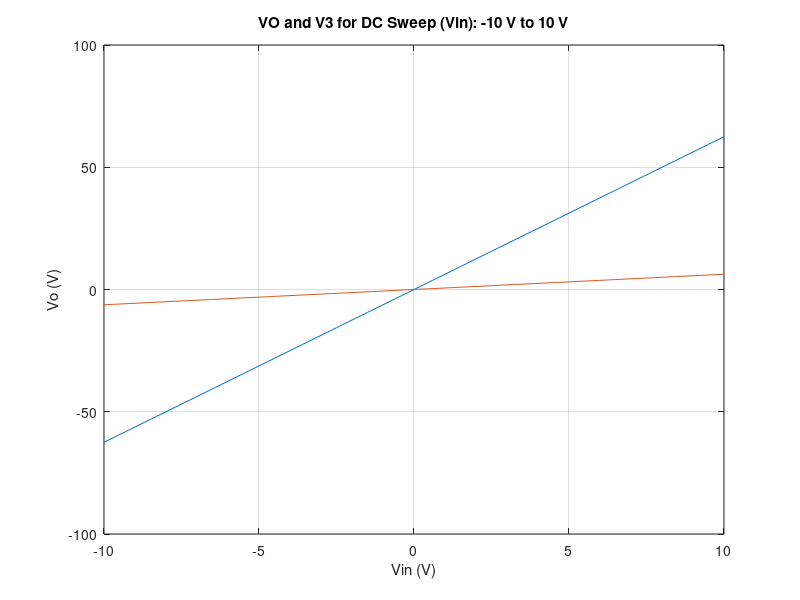
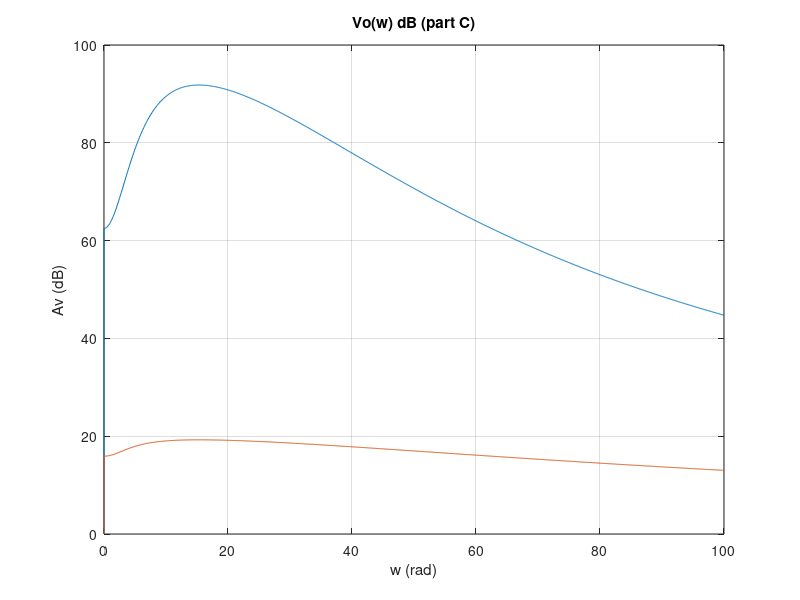
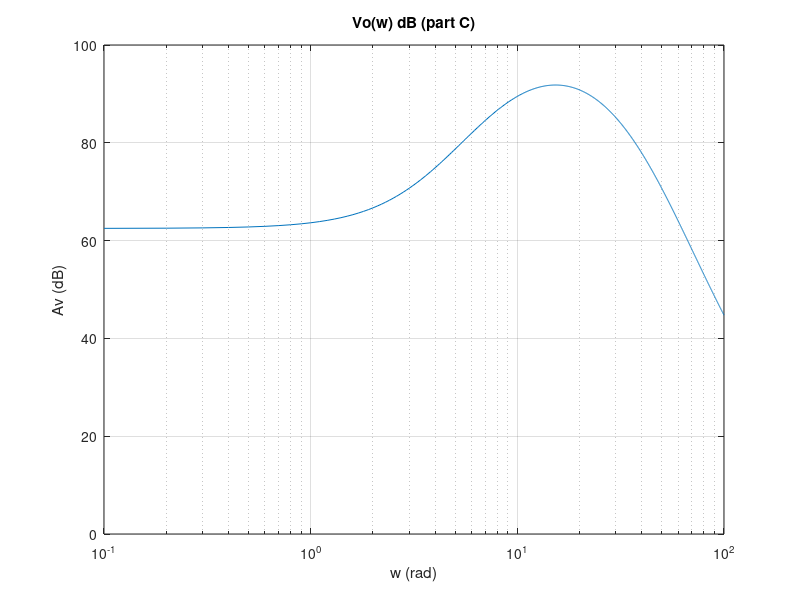
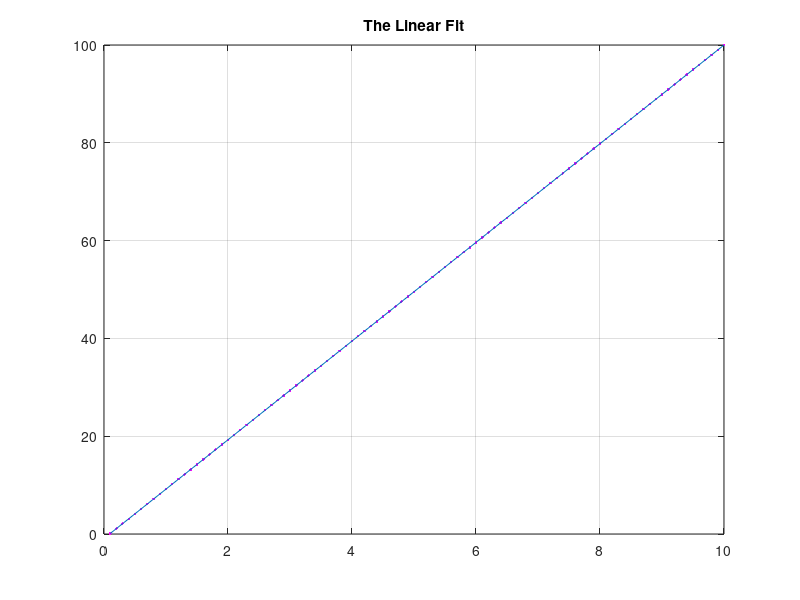

The MATLAB script that drew these images, in order: (Note: this script raises an error after producing the figures.)
% Name: Oritseserundede Eda 
% Student Number: 100993421
% Assignment 4

clc
clear
clearvars
set(0,'DefaultFigureWindowStyle','docked')
% First we determine the time steps for each current case within the range
% of the applied voltage from 0.1 to 10V

voltage = linspace(0.1, 10);
current = linspace(0.1, 100);

% We take a polyp_fit of 1st order for the linear p_fit 
p = polyfit(voltage, current, 1);
p_fit = p(1)*voltage+p(2);

% The R3 resistor taking the resistance value from the slope of the linear
% fit 
R3 = p(1);
figure(22)
plot(voltage, current, 'm.')
hold on
plot(voltage, p_fit)
title('The Linear Fit')
grid on

% Part 3: Programmed circuit formulation 
clc
clear
clearvars
set(0,'DefaultFigureWindowStyle','docked')

G = zeros(6, 6); 
% Resistances values:
R1 = 1;
R2 = 2;
R3 = 10;
R4 = 0.1; 
R0 = 1000; 

% Conductances values:
G1 = 1/R1;
G2 = 1/R2;
G3 = 1/R3;
G4 = 1/R4;
G0 = 1/R0;

% Additional Parameters:
vi = zeros(100, 1);
vo = zeros(100, 1);
v3 = zeros(100, 1);
a = 100;
C_val = 0.25;
L = 0.2;

G(1, 1) = 1;                                        
G(2, 1) = G1; G(2, 2) = -(G1 + G2); G(2, 6) = -1;   
G(3 ,3) = -G3; G(3, 6) = 1;                       
G(4, 3) = -a*G3; G(4, 4) = 1;                        
G(5, 5) = -(G4+G0); G(5, 4) = G4;
G(6, 2) = -1; G(6, 3) = 1;                


C = zeros(6, 6);
C(2, 1) = C_val; C(2, 2) = -C_val;
C(6, 6) = L;

F = zeros(6, 1);
v = 0;

for vin = -10:0.1:10
    v = v + 1;
    F(1) = vin;
    Vm = G\F;
    vi(v) = vin;
    vo(v) = Vm(5);
    v3(v) = Vm(3);
end

figure(1)
plot(vi, vo);
hold on;
plot(vi, v3);
title('VO and V3 for DC Sweep (Vin): -10 V to 10 V');
xlabel('Vin (V)')
ylabel('Vo (V)')
grid on
vo2 = zeros(1000, 1); 
W = zeros(1000, 1);
Avlog = zeros(1000, 1);

for freq = linspace(0, 100, 1000)
    v = v+1;
    Vm2 = (G+1j*freq*C)\F;
    W(v) = freq;
    vo2(v) = norm(Vm2(5));
    
    Avlog(v) = 20*log10(norm(Vm2(5))/10);
end 
    
figure(3)
plot(W, vo2)
hold on;
plot(W, Avlog)
grid on
title('Vo(w) dB (part C)')
xlabel('w (rad)')
ylabel('Av (dB)')

figure(4)
semilogx(W,vo2)
title('Vo(w) dB (part C)')
xlabel('w (rad)')
ylabel('Av (dB)')
grid on

w = pi;
CC = zeros(1000,1);
GG = zeros(1000,1);

for i = 1:1000
    crand = C_val + 0.05*randn();
    C(2, 1) = crand; 
    C(2, 2) = -crand;
    C(3, 3) = L;
    Vm3 = (G+(1i*w*C))\F;
    CC(i) = crand;
    GG(i) = 20*log10(abs(Vm3(5))/10);
end

figure(5)
histogram(CC)
grid on
figure(6)
grid on
hist(GG)

clc
clear
clearvars
set(0,'DefaultFigureWindowStyle','docked')

% Transient simulation parameters 
R1 = 1;
R2 = 2;
C = 0.25;
L = 0.2;
R3 = 10;
a = 100;
R4 = 0.1;
R0 = 1000;
G = zeros(7,7);
Cm = zeros(7,7);

% Conductance values
G(1,1) = 1; 
G(2,1) = -1/R1;
G(2,2) = 1/R1 + 1/R2;
G(2,6) = 1;
G(3,3) = 1/R3;
G(3,6) = -1;
G(4,3) = 1/R3;
G(4,7) = -1;
G(5,4) = -1/R4;
G(5,5) = 1/R4 + 1/R0;
G(6,2) = 1;
G(6,3) = -1;
G(7,4) = 1;
G(7,7) = -a;

% Capacitance value
Cm(2,1) = -C;
Cm(2,2) = C;
Cm(6,6) = -L;
V1 = zeros(7,1);
V2 = zeros(7,1);
V3 = zeros(7,1);
vn_1(1) = 0;
vn_2(1) = 0;
vn_3(1) = 0;
del = 0.001;
A = (Cm/del) + G;
F_index1 = zeros(7,1);
F_index2 = zeros(7,1);
F_index33 = zeros(7,1);
vo_3(1) = 0;
vo_2(1) = 0;
vo_3(1) = 0;

i = 1;
for j = del:del:1
    if j >= 0.03
        F_index1(1) = 3;
    end
    F_index2(1) = sin(2*pi*j/0.03);
    F_index33(1) = exp(-0.5*((j - 0.06)/0.03)^2);
    V1 = A\(Cm*V1/del + F_index1);
    V2 = A\(Cm*V2/del + F_index2);
    V3 = A\(Cm*V3/del + F_index33);
    vn_1(i+1) = V1(1);
    vn_2(i+1) = V2(1);
    vn_3(i+1) = V3(1);
    vo_3(i+1) = V1(5);
    vo_2(i+1) = V2(5);
    vo_3(i+1) = V3(5);
    i = i+1;
end

figure(7)
plot(0:del:1,vn_1,'b')
hold on
plot(0:del:1,vo_3,'m')
title('Voltage vs time')
xlabel('time (s)')
ylabel('Voltage')
legend('input','output')
grid on
figure(8)
plot(0:del:1,vn_2,'b')
hold on
plot(0:del:1,vo_2,'m')
title('Voltage vs time')
xlabel('time (s)')
ylabel('Voltage')
legend('input','output')
grid on
figure(9)
plot(0:del:1,vn_3,'b')
hold on
plot(0:del:1,vo_3,'m')
title('Voltage vs time')
xlabel('time (s)')
ylabel('Voltage')
legend('input','output')
grid on

% Convert to frequency domain by taking the fourier transform
step_in = fft(vn_1); %fft -> Fast fourier transform
P_mag2_in = abs(step_in/1000);
P_1_in = P_mag2_in(1:1000/2+1);
P_1_in(2:end-1) = 2*P_1_in(2:end-1);
sample_f = (1/del)*(0:(1000/2))/1000;
% Plot figure 
figure(10)
plot(sample_f,P_1_in,'b')
step_out = fft(vo_3);
P2_out = abs(step_out/1000);
P1_out = P2_out(1:1000/2+1);
P1_out(2:end-1) = 2*P1_out(2:end-1);
sample_f = (1/del)*(0:(1000/2))/1000;
hold on
plot(sample_f,P1_out,'m')
title('Frequency Plot for Step-Input')
xlabel('Frequency (Hz)')
ylabel('Amplitude')
ylim([0 3])
legend('input','output')
grid on
% The Fourier transform gives a sine function, which makes sense because we
% are dealing with a step-signal. The filter acts like a low-pass filter with the high frequencies attenuated. 

% Taking the fourier tranform of the input voltage signal 
step_in = fft(vn_2);
P_mag2_in = abs(step_in/1000);
P_1_in = P_mag2_in(1:1000/2+1);

%The end spectrum is found and multiplied by 2
P_1_in(2:end-1) = 2*P_1_in(2:end-1);
figure(11)
plot(sample_f,P_1_in,'b')
grid on
step_out = fft(vo_2);
P2_out = abs(step_out/1000);
P1_out = P2_out(1:1000/2+1);
P1_out(2:end-1) = 2*P1_out(2:end-1);
hold on
plot(sample_f,P1_out,'m')
title('Frequency Plot for the sinusoidal input')
xlabel('Frequency (Hz)')
ylabel('Amplitude')
ylim([0 3])
legend('input','output')
step_in = fft(vn_3); 
P_mag2_in = abs(step_in/1000);
P_1_in = P_mag2_in(1:1000/2+1);
P_1_in(2:end-1) = 2*P_1_in(2:end-1);
figure(12)
plot(sample_f,P_1_in,'b')
grid on
step_out = fft(vo_3);
P2_out = abs(step_out/1000);
P1_out = P2_out(1:1000/2+1);
P1_out(2:end-1) = 2*P1_out(2:end-1);
hold on
plot(sample_f,P1_out,'m')
title('Frequency Plot for the Gaussian input')
xlabel('Frequency (Hz)')
ylabel('Amplitude')
ylim([0 3])
legend('input','output')

clc
clearvars
set(0,'DefaultFigureWindowStyle','docked')

R1 = 1;
R2 = 2;
R3 = 10;
R4 = 0.1;
Ro = 1000;
C = 0.25;
L = 0.2;
a = 100;
cn1 = 0.00001;
cn2 = 0.0001;
cn3 = 0.01;

% First Capacitor 
C1(1,:)=[C -C 0 0 0 0 0 0]; 
C1(2,:)=[-C C 0 0 0 0 0 0];
C1(3,:)=[0 0 cn1 0 0 0 0 0]; 
C1(4,:)=[0 0 0 0 0 0 0 0]; 
C1(5,:)=[0 0 0 0 0 0 0 0];
C1(6,:)=[0 0 0 0 0 -L 0 0]; 
C1(7,:)=[0 0 0 0 0 0 0 0]; 
C1(8,:)=[0 0 0 0 0 0 0 0]; 
% Second Capacitor
C2(1,:)=[C -C 0 0 0 0 0 0]; 
C2(2,:)=[-C C 0 0 0 0 0 0];
C2(3,:)=[0 0 cn2 0 0 0 0 0]; 
C2(4,:)=[0 0 0 0 0 0 0 0]; 
C2(5,:)=[0 0 0 0 0 0 0 0];
C2(6,:)=[0 0 0 0 0 -L 0 0]; 
C2(7,:)=[0 0 0 0 0 0 0 0]; 
C2(8,:)=[0 0 0 0 0 0 0 0]; 
% Third Capacitor
C3(1,:)=[C -C 0 0 0 0 0 0]; 
C3(2,:)=[-C C 0 0 0 0 0 0];
C3(3,:)=[0 0 cn3 0 0 0 0 0]; 
C3(4,:)=[0 0 0 0 0 0 0 0]; 
C3(5,:)=[0 0 0 0 0 0 0 0];
C3(6,:)=[0 0 0 0 0 -L 0 0]; 
C3(7,:)=[0 0 0 0 0 0 0 0]; 
C3(8,:)=[0 0 0 0 0 0 0 0]; 
% G matrices 
G(1,:)=[1 -1 0 0 0 0 0 1]; 
G(2,:)=[-1 1.5 0 0 0 1 0 0];
G(3,:)=[0 0 0.1 0 0 -1 0 0]; 
G(4,:)=[0 0 0 10 -10 0 1 0]; 
G(5,:)=[0 0 0 -10 10.0010 0 0 0];
G(6,:)=[0 1 -1 0 0 -L 0 0]; 
G(7,:)=[0 0 -10 1 0 0 0 0]; 
G(8,:)=[1 0 0 0 0 0 0 0];

F = [0;0;0;0;0;0;0;0;];

% From the lab manual: 
del = 0.001;
std = 0.03;
d = 0.06;
m = 1;
c_s = zeros(1,1000);
f_l = zeros(8,1,1000);

for i=1:1:1000
    f_l(8,1,i) = exp(-((i*del - d)/std)^2);
    f_l(3,1,i) = -0.001*randn;
    c_s(i) = f_l(3,1,i);
end

VL_1 = zeros(8,1,1000);
VL_2 = zeros(8,1,1000);
VL_3 = zeros(8,1,1000);

for i = 2:1:1000
    index1 = C1/del + G;
    index2 = C2/del + G;
    index3 = C3/del + G;
    
    VL_1(:,:,i) = index1\(C1*VL_1(:,:,i-1)/del +f_l(:,:,i));
    VL_2(:,:,i) = index2\(C1*VL_2(:,:,i-1)/del +f_l(:,:,i));
    VL_3(:,:,i) = index3\(C1*VL_3(:,:,i-1)/del +f_l(:,:,i));
end


VoL_1(1,:) = VL_1(5,1,:);
ViL_1(1,:) = VL_1(1,1,:);

VoL_2(1,:) = VL_2(5,1,:);
ViL_2(1,:) = VL_2(1,1,:);

VoL_3(1,:) = VL_3(5,1,:);
ViL_3(1,:) = VL_3(1,1,:);


figure(13)
plot((1:1000).*del, VoL_1(1,:),'b')
hold on
plot((1:1000).*del, ViL_1(1,:),'m')
title('Plot of Gaussian Pulse with added noise source for cn1 = 0.00001')
xlabel('Time (s)')
ylabel('Voltage (v)')
grid on
legend('Output Voltage','Input Voltage')
hold off

figure(14)
histogram(c_s)
title('Noise Source Histogram')
grid on
xlabel('Current in amperes')

figure(15)
FF = abs(fftshift(fft(VoL_1(1,:))));
plot(((1:length(FF))/1000)-0.5,FF,'b')
xlabel('Frequency in hertz')
ylabel('Magnitude in decibels')
grid on
xlim([-0.04 0.04])
title('Plot of Gaussian Pulse with added noise source for cn1 = 0.00001')

figure(16)
plot((1:1000).*del, VoL_2(1,:),'b')
hold on
plot((1:1000).*del, ViL_2(1,:),'m')
title('Plot of Gaussian Pulse with added noise source for cn2 = 0.0001')
xlabel('Time in seconds')
ylabel('Voltage in volts')
grid on
legend('Output Voltage','Input Voltage')
hold off

figure(17)
FF = abs(fftshift(fft(VoL_2(1,:))));
plot(((1:length(FF))/1000)-0.5,FF,'m')
xlabel('Frequency in hertz')
ylabel('Magnitude in decibels')
grid on
xlim([-0.04 0.04])
title('Plot of Gaussian Pulse with added noise source for cn2 = 0.0001')

figure(18)
plot((1:1000).*del, VoL_3(1,:),'b')
hold on
plot((1:1000).*del, ViL_3(1,:),'m')
title('Plot of Gaussian Pulse Function with added noise source and cn3 = 0.01 ')
xlabel('Time in seconds')
ylabel('Voltage in volts')
grid on
legend('Output Voltage','Input Voltage')
hold off

figure(19)
FF = abs(fftshift(fft(VoL_3(1,:))));
plot(((1:length(FF))/1000)-0.5,FF,'m')
xlabel('Frequency in hertz')
ylabel('Magnitude in decibels')
grid on
xlim([-0.04 0.04])
title('Plot of Gaussian Pulse Function with added noise source and cn3 = 0.01')

clc
clear
clearvars
set(0,'DefaultFigureWindowStyle','docked')

R1 = 1;
R2 = 2;
C = 0.25;
L = 0.2;
R3 = 10;
a = 100;
R4 = 0.1;
R0 = 1000;

G = zeros(7,7);
C_mat = zeros(7,7);
G(1,1) = 1;
G(2,1) = -1/R1;
G(2,2) = 1/R1 + 1/R2;
G(2,6) = 1;
G(3,3) = 1/R3;
G(3,6) = -1;
G(4,3) = 1/R3;
G(4,7) = -1;
G(5,4) = -1/R4;
G(5,5) = 1/R4 + 1/R0;
G(6,2) = 1;
G(6,3) = -1;
G(7,4) = 1;
G(7,7) = -a;
C_mat(2,1) = -C;
C_mat(2,2) = C;
C_mat(6,6) = -L;

F = zeros(7,1);
V = zeros(7,1);

% The Circuit with noise provided from the manual
In = 0.001; 
Cn = 0.00001; 
C_mat(3,3) = Cn;
del = 0.001;
trans = C_mat/del + G;

F = zeros(7,1);
V = zeros(7,1);
Vo_index(1) = 0;
index(1) = 0;

ii = 1;
for t = del:del:1
    F(1) = exp(-0.5*((t - 0.06)/0.03)^2);
    F(3) = In*normrnd(0,1);
     V = trans\(C_mat*V/del + F);
     index(ii + 1) = F(1);
     Vo_index(ii + 1) = V(5);
     ii = ii + 1;
end

X_input = fft(index);
P2_input = abs(X_input/1000);
P1_input = P2_input(1:1000/2+1);
P1_input(2:end-1) = 2*P1_input(2:end-1);
f = (1/del)*(0:(1000/2))/1000;

X_output = fft(Vo_index);
P2_output = abs(X_output/1000);
P1_output = P2_output(1:1000/2+1);
P1_output(2:end-1) = 2*P1_output(2:end-1);
f = (1/del)*(0:(1000/2))/1000;

C_sml = C_mat;
C_med = C_mat;
C_big = C_mat;
C_sml(3,3) = 0;
C_med(3,3) = 0.001;
C_big(3,3) = 0.1;
V_sml = zeros(7,1);
V_med = zeros(7,1);
V_big = zeros(7,1);
Vo_sml(1) = 0;
med(1) = 0;
Vout_big(1) = 0;
index(1) = 0;
ii = 1;
for t = del:del:1
     F(1) = exp(-0.5*((t - 0.06)/0.03)^2);
     F(3) = In*normrnd(0,1);
     V_sml = (C_sml/del + G)\(C_sml*V_sml/del + F);
     V_med = (C_med/del + G)\(C_med*V_med/del + F);
     V_big = (C_big/del + G)\(C_big*V_big/del + F);
     Vo_sml(ii + 1) = V_sml(5);
     med(ii + 1) = V_med(5);
     Vout_big(ii + 1) = V_big(5);
     index(ii + 1) = F(1);
     ii = ii + 1;
end

del1 = 0.01;
vin_ss(1) = 0;
vout_ss(1) = 0;
V = zeros(7,1);
ii = 1;
for t = del1:del1:1
     F(1) = exp(-0.5*((t - 0.06)/0.03)^2);
     F(3) = In*normrnd(0,1);
     V = (C_mat/del1 + G)\(C_mat*V/del1 + F);
     vout_ss(ii + 1) = V(5);
     vin_ss(ii + 1) = F(1);
     ii = ii + 1;
end

del2 = 0.1;
vin_bs(1) = 0;
vout_bs(1) = 0;
V = zeros(7,1);
ii = 1;
for t = del2:del2:1
     F(1) = exp(-0.5*((t - 0.06)/0.03)^2);
     F(3) = In*normrnd(0,1);
     V = (C_mat/del2 + G)\(C_mat*V/del2 + F);
     vout_bs(ii + 1) = V(5);
     vin_bs(ii + 1) = F(1);
     ii = ii + 1;
end

figure(20)
plot(0:del1:1,vin_ss,'b')
hold on
plot(0:del1:1,vout_ss,'m')
title('Voltage vs time with timestep = 0.003')
xlabel('time (s)')
ylabel('Voltage')
legend('input','output')
grid on

figure(21)
plot(0:del2:1,vin_bs,'m')
hold on
plot(0:del2:1,vout_bs,'b')
title('Voltage vs time with time step = 0.01')
xlabel('time (s)')
ylabel('Voltage')
legend('input','output')
grid on